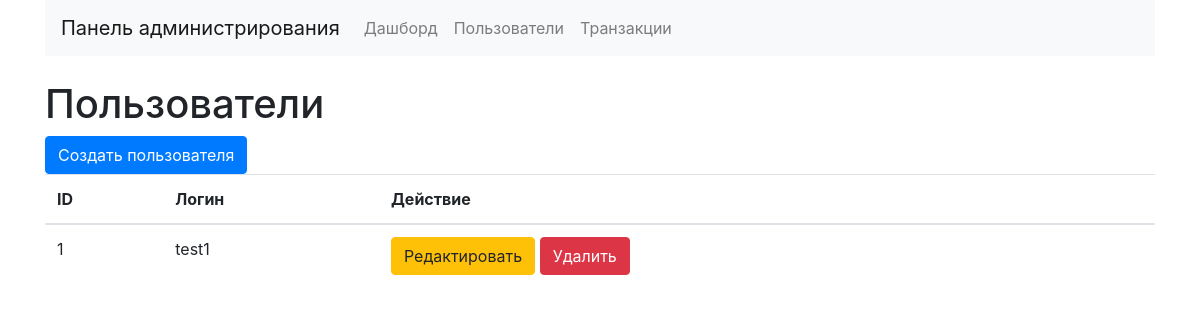
/users, run on an earlier commit of the app's database.
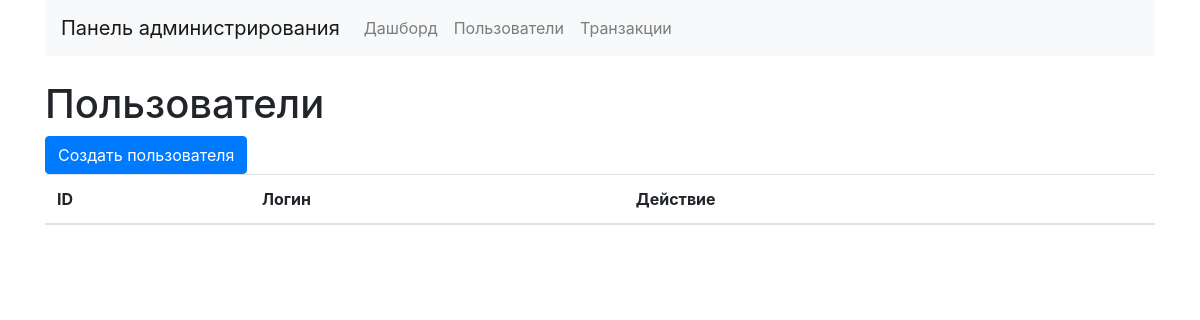
And on a later commit of the database.
### app/models/user.py (models this page shows, shortened)
class User(db.Model):
    id: so.Mapped[int] = so.mapped_column(primary_key=True, comment='Идентификатор')
    username: so.Mapped[str] = so.mapped_column(sa.String(64), index=True, unique=True, comment='Логин')
    password_hash: so.Mapped[str] = so.mapped_column(sa.String(256), comment='Хэш пароля')
    balance: so.Mapped[float | None] = so.mapped_column(sa.Float, default=0.0, comment='Баланс')
    commission_rate: so.Mapped[float | None] = so.mapped_column(sa.Float, default=0.0, comment='Ставка комиссии')
    webhook_url: so.Mapped[str | None] = so.mapped_column(sa.String(256), comment='URL webhook')
    is_superuser: so.Mapped[bool] = so.mapped_column(sa.Boolean, default=False, comment='Суперпользователь')

### app/routes.py (the view)
@app.route('/users')
def users():
    all_users = User.query.all()
    return render_template('users.html', users=all_users)

### app/templates/users.html
{% extends 'layout.html' %}
{% block content %}
    <h1>Пользователи</h1>
    <a href="{{ url_for('create_user') }}" class="btn btn-primary">Создать пользователя</a>
    <table class="table">
        <thead>
        <tr>
            <th>ID</th>
            <th>Логин</th>
            <th>Действие</th>
        </tr>
        </thead>
        <tbody>
        {% for user in users %}
            <tr>
                <td>{{ user.id }}</td>
                <td>{{ user.username }}</td>
                <td>
                    <a href="{{ url_for('edit_user', user_id=user.id) }}" class="btn btn-warning">Редактировать</a>
                    <a href="{{ url_for('delete_user', user_id=user.id) }}" class="btn btn-danger">Удалить</a>
                </td>
            </tr>
        {% endfor %}
        </tbody>
    </table>
{% endblock %}

### app/templates/layout.html (shortened to what this page needs)
<!DOCTYPE html>
<html lang="en">
<head>
    <link rel="stylesheet" href="https://stackpath.bootstrapcdn.com/bootstrap/4.5.2/css/bootstrap.min.css">
</head>
<body>
<div class="container">
    <nav class="navbar navbar-expand-lg navbar-light bg-light">
        <a class="navbar-brand" href="/">Панель администрирования</a>
        <div class="collapse navbar-collapse">
            <ul class="navbar-nav">
                <li class="nav-item"><a class="nav-link" href="{{ url_for('dashboard') }}">Дашборд</a></li>
                <li class="nav-item"><a class="nav-link" href="{{ url_for('users') }}">Пользователи</a></li>
                <li class="nav-item"><a class="nav-link" href="{{ url_for('transactions') }}">Транзакции</a></li>
            </ul>
        </div>
    </nav>
    <div class="mt-4">
        {% block content %}{% endblock %}
    </div>
</div>
</body>
</html>

What changed in the data, as far as the page shows it:
removed User: id "1", username "test1"
